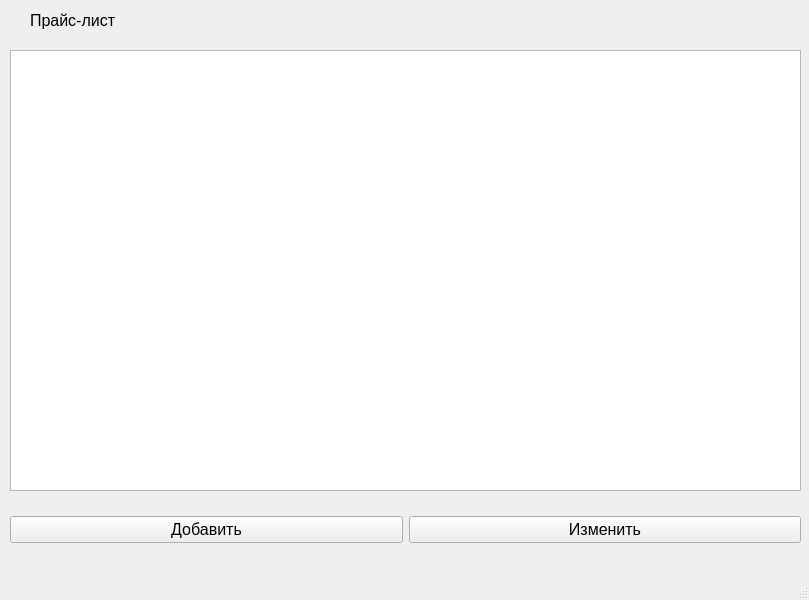
<?xml version="1.0" encoding="UTF-8"?>
<ui version="4.0">
 <class>CoffeeInfo</class>
 <widget class="QMainWindow" name="CoffeeInfo">
  <property name="geometry">
   <rect>
    <x>0</x>
    <y>0</y>
    <width>809</width>
    <height>600</height>
   </rect>
  </property>
  <property name="windowTitle">
   <string>MainWindow</string>
  </property>
  <widget class="QWidget" name="central_widget">
   <widget class="QTableWidget" name="table">
    <property name="geometry">
     <rect>
      <x>10</x>
      <y>50</y>
      <width>791</width>
      <height>441</height>
     </rect>
    </property>
   </widget>
   <widget class="QWidget" name="horizontalLayoutWidget">
    <property name="geometry">
     <rect>
      <x>10</x>
      <y>490</y>
      <width>791</width>
      <height>80</height>
     </rect>
    </property>
    <layout class="QHBoxLayout" name="horizontalLayout">
     <item>
      <widget class="QPushButton" name="addButton">
       <property name="font">
        <font>
         <pointsize>12</pointsize>
        </font>
       </property>
       <property name="text">
        <string>Добавить</string>
       </property>
      </widget>
     </item>
     <item>
      <widget class="QPushButton" name="updateButton">
       <property name="font">
        <font>
         <pointsize>12</pointsize>
        </font>
       </property>
       <property name="text">
        <string>Изменить</string>
       </property>
      </widget>
     </item>
    </layout>
   </widget>
   <widget class="QLabel" name="label">
    <property name="geometry">
     <rect>
      <x>30</x>
      <y>10</y>
      <width>181</width>
      <height>21</height>
     </rect>
    </property>
    <property name="font">
     <font>
      <pointsize>12</pointsize>
     </font>
    </property>
    <property name="text">
     <string>Прайс-лист</string>
    </property>
   </widget>
  </widget>
  <widget class="QMenuBar" name="menubar">
   <property name="geometry">
    <rect>
     <x>0</x>
     <y>0</y>
     <width>809</width>
     <height>26</height>
    </rect>
   </property>
  </widget>
  <widget class="QStatusBar" name="statusbar"/>
 </widget>
 <resources/>
 <connections/>
</ui>
